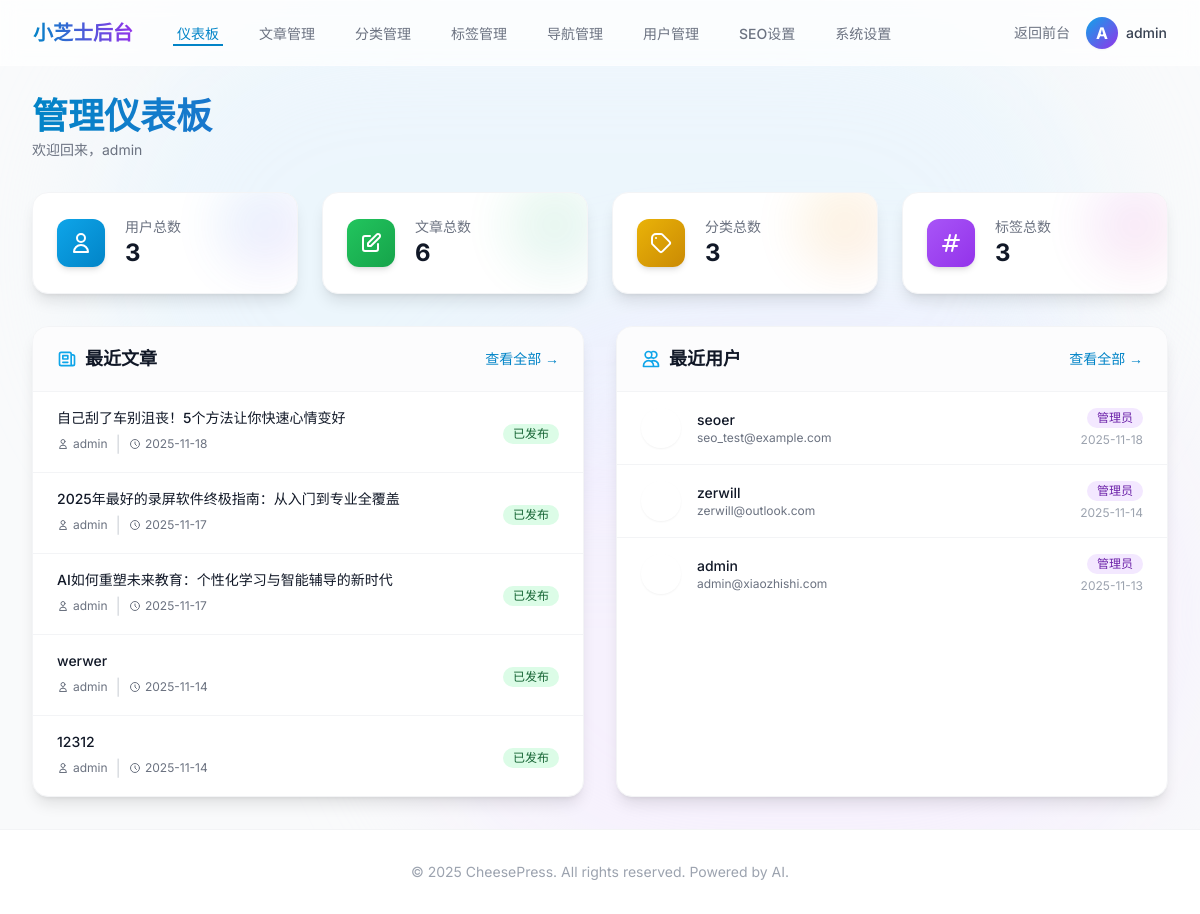
The page /admin/ (signed in) on the database as committed earlier.
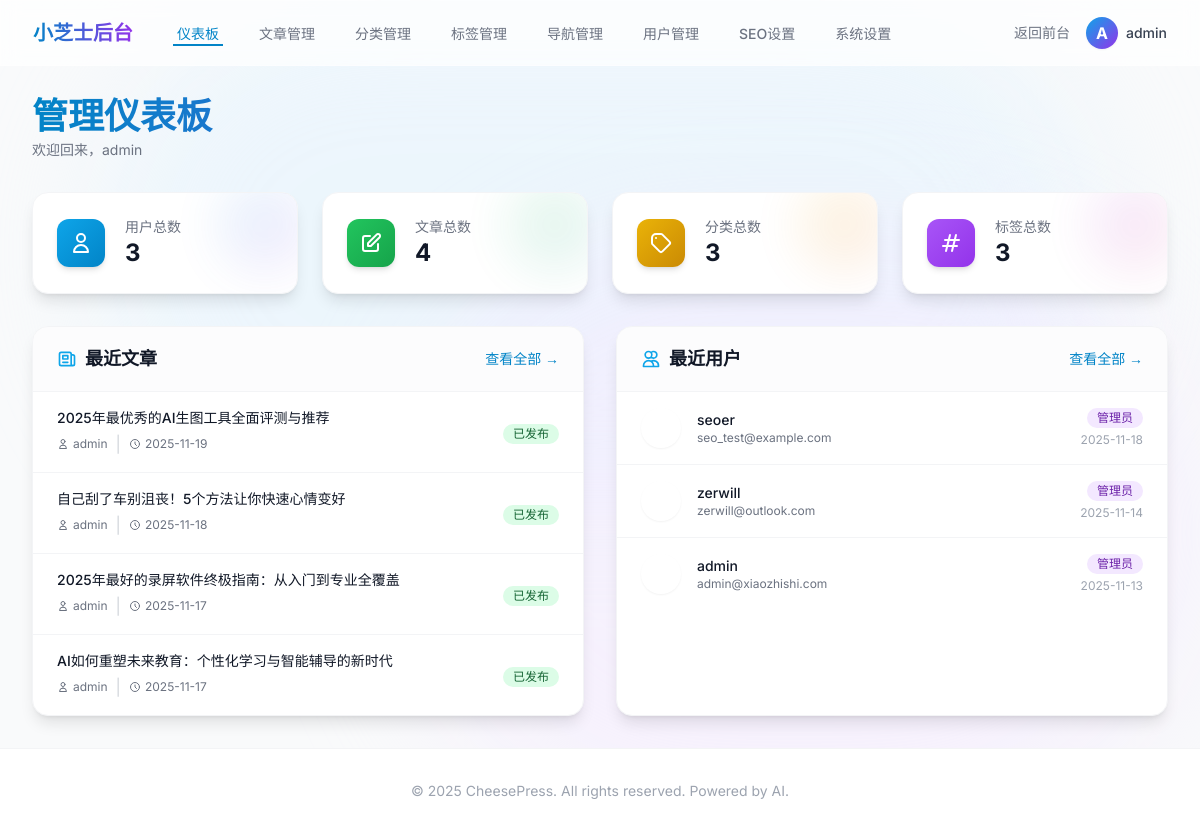
The same page on the database as committed later.
### app/models/__init__.py (models this page shows, shortened)
class Post(db.Model):
    __tablename__ = 'posts'
    id = db.Column(db.Integer, primary_key=True)
    title = db.Column(db.String(200), nullable=False)
    slug = db.Column(db.String(200), unique=True, nullable=False)
    content = db.Column(db.Text, nullable=False)
    excerpt = db.Column(db.Text, nullable=True)
    featured_image = db.Column(db.String(255), nullable=True)
    status = db.Column(db.String(20), default='draft')  # draft, published, archived
    view_count = db.Column(db.Integer, default=0)
    user_id = db.Column(db.Integer, db.ForeignKey('users.id'), nullable=False)
    category_id = db.Column(db.Integer, db.ForeignKey('categories.id'), nullable=True)
    published_at = db.Column(db.DateTime, nullable=True)
    created_at = db.Column(db.DateTime, default=datetime.utcnow)
    updated_at = db.Column(db.DateTime, default=datetime.utcnow, onupdate=datetime.utcnow)
    seo_title = db.Column(db.String(200), nullable=True)
    seo_description = db.Column(db.Text, nullable=True)
    seo_keywords = db.Column(db.Text, nullable=True)
    seo_og_image = db.Column(db.String(255), nullable=True)
    comments = db.relationship('Comment', backref='post', lazy=True)

class User(UserMixin, db.Model):
    __tablename__ = 'users'
    id = db.Column(db.Integer, primary_key=True)
    username = db.Column(db.String(80), unique=True, nullable=False)
    email = db.Column(db.String(120), unique=True, nullable=False)
    password_hash = db.Column(db.String(255), nullable=False)
    first_name = db.Column(db.String(50), nullable=True)
    last_name = db.Column(db.String(50), nullable=True)
    bio = db.Column(db.Text, nullable=True)
    avatar = db.Column(db.String(255), nullable=True)
    role = db.Column(db.String(20), default='user')  # user, editor, admin
    is_active = db.Column(db.Boolean, default=True)
    created_at = db.Column(db.DateTime, default=datetime.utcnow)
    updated_at = db.Column(db.DateTime, default=datetime.utcnow, onupdate=datetime.utcnow)
    posts = db.relationship('Post', backref='author', lazy=True, foreign_keys='Post.user_id')
    comments = db.relationship('Comment', backref='author', lazy=True, foreign_keys='Comment.user_id')

### app/admin/__init__.py (the view)
@bp.route('/')
def dashboard():
    user_count = User.query.count()
    post_count = Post.query.count()
    category_count = Category.query.count()
    tag_count = Tag.query.count()
    recent_posts = Post.query.order_by(Post.created_at.desc()).limit(5).all()
    recent_users = User.query.order_by(User.created_at.desc()).limit(5).all()
    return render_template('admin/dashboard.html',
                          user_count=user_count,
                          post_count=post_count,
                          category_count=category_count,
                          tag_count=tag_count,
                          recent_posts=recent_posts,
                          recent_users=recent_users)

### app/admin/__init__.py (called while the page is built)
@bp.before_request
@login_required
def check_admin():
    if current_user.role not in ['admin', 'editor']:
        flash('您没有权限访问管理后台', 'error')
        return redirect(url_for('main.index'))

### app/utils/seo.py (called while the page is built)
def get_seo_settings():
    return SeoSetting.query.first()

def register_seo_functions(app):
    @app.context_processor
    def inject_seo_functions():
        return dict(
            get_post_seo_data=get_post_seo_data,
            get_category_seo_data=get_category_seo_data,
            get_search_seo_data=get_search_seo_data,
            generate_meta_tags=generate_meta_tags
        )

### app/templates/admin/dashboard.html (shortened to what the changed rows need)
{% extends "admin/base.html" %}
{% block content %}
<div class="animate-fade-in">
    <div class="md:flex md:items-center md:justify-between mb-8">
        <div class="flex-1 min-w-0">
            <h2
                class="text-3xl font-bold leading-7 text-transparent bg-clip-text bg-gradient-to-r from-primary-600 to-purple-600 sm:text-4xl sm:truncate">
            </h2>
            <p class="mt-1 text-sm text-gray-500">欢迎回来，{{ current_user.username }}</p>
        </div>
    </div>
    <div class="grid grid-cols-1 gap-6 sm:grid-cols-2 lg:grid-cols-4 mb-8">
        <div class="bg-white overflow-hidden shadow-lg rounded-2xl hover-lift border border-gray-100 relative group">
            <div class="px-4 py-5 sm:p-6 relative z-10">
                <div class="flex items-center">
                    <div class="ml-5 w-0 flex-1">
                        <dl>
                            <dd class="flex items-baseline">
                                <div class="text-2xl font-bold text-gray-900">{{ post_count }}</div>
                            </dd>
                        </dl>
                    </div>
                </div>
            </div>
        </div>
    </div>
    <div class="grid grid-cols-1 gap-8 lg:grid-cols-2">
        <div class="bg-white shadow-lg rounded-2xl border border-gray-100 overflow-hidden">
            <div class="divide-y divide-gray-100">
                {% for post in recent_posts %}
                <div class="px-6 py-4 hover:bg-gray-50 transition-colors group">
                    <div class="flex items-center justify-between">
                        <div class="flex-1 min-w-0 pr-4">
                            <a href="{{ url_for('main.post_detail', slug=post.slug) }}"
                                class="block focus:outline-none">
                                <p
                                    class="text-sm font-medium text-gray-900 truncate group-hover:text-primary-600 transition-colors">
                                    {{ post.title }}</p>
                                <div class="flex items-center mt-1">
                                    <span class="text-xs text-gray-500 flex items-center">
                                        <svg class="h-3 w-3 mr-1" fill="none" viewBox="0 0 24 24" stroke="currentColor">
                                            <path stroke-linecap="round" stroke-linejoin="round" stroke-width="2"
                                                d="M16 7a4 4 0 11-8 0 4 4 0 018 0zM12 14a7 7 0 00-7 7h14a7 7 0 00-7-7z" />
                                        </svg>
                                        {{ post.author.username }}
                                    </span>
                                    <span class="mx-2 text-gray-300">|</span>
                                    <span class="text-xs text-gray-500 flex items-center">
                                        <svg class="h-3 w-3 mr-1" fill="none" viewBox="0 0 24 24" stroke="currentColor">
                                            <path stroke-linecap="round" stroke-linejoin="round" stroke-width="2"
                                                d="M12 8v4l3 3m6-3a9 9 0 11-18 0 9 9 0 0118 0z" />
                                        </svg>
                                        {{ post.created_at.strftime('%Y-%m-%d') }}
                                    </span>
                                </div>
                            </a>
                        </div>
                        <div>
                            <span
                                class="inline-flex items-center px-2.5 py-0.5 rounded-full text-xs font-medium {{ 'bg-green-100 text-green-800' if post.status == 'published' else 'bg-yellow-100 text-yellow-800' if post.status == 'draft' else 'bg-gray-100 text-gray-800' }}">
                                {{ '已发布' if post.status == 'published' else '草稿' if post.status == 'draft' else '已归档' }}
                            </span>
                        </div>
                    </div>
                </div>
                {% endfor %}
            </div>
        </div>
        <div class="bg-white shadow-lg rounded-2xl border border-gray-100 overflow-hidden">
            <div class="divide-y divide-gray-100">
                {% for user in recent_users %}
                <div class="px-6 py-4 hover:bg-gray-50 transition-colors">
                    <div class="flex items-center justify-between">
                        <div class="flex items-center">
                            <div
                                class="flex-shrink-0 h-10 w-10 rounded-full bg-gradient-to-br from-primary-400 to-purple-500 flex items-center justify-center text-white font-bold shadow-sm">
                            </div>
                            <div class="ml-4">
                                <div class="text-sm font-medium text-gray-900">{{ user.username }}</div>
                                <div class="text-xs text-gray-500">{{ user.email }}</div>
                            </div>
                        </div>
                        <div class="flex flex-col items-end">
                            <span
                                class="inline-flex items-center px-2.5 py-0.5 rounded-full text-xs font-medium {{ 'bg-purple-100 text-purple-800' if user.role == 'admin' else 'bg-blue-100 text-blue-800' }}">
                                {{ '管理员' if user.role == 'admin' else '用户' }}
                            </span>
                            <span class="text-xs text-gray-400 mt-1">{{ user.created_at.strftime('%Y-%m-%d') }}</span>
                        </div>
                    </div>
                </div>
                {% endfor %}
            </div>
        </div>
    </div>
</div>
{% endblock %}

### app/templates/admin/base.html (shortened to what the changed rows need)
<!DOCTYPE html>
<html lang="zh-CN">
<head>
    <script src="https://cdn.tailwindcss.com?plugins=typography,forms,line-clamp"></script>
    <link rel="stylesheet" href="{{ url_for('static', filename='css/style.css') }}">
</head>
<body class="bg-gray-50 font-sans text-gray-800 antialiased selection:bg-primary-500 selection:text-white">
    <nav class="fixed w-full z-50 top-0 transition-all duration-300 glass">
        <div class="max-w-7xl mx-auto px-4 sm:px-6 lg:px-8">
            <div class="flex justify-between h-16">
                <div class="flex items-center space-x-4">
                    <div class="relative group">
                        <button
                            class="flex items-center space-x-2 text-gray-700 hover:text-primary-600 transition-colors">
                            <div
                                class="w-8 h-8 rounded-full bg-gradient-to-br from-primary-500 to-purple-600 flex items-center justify-center text-white font-bold shadow-sm">
                                {{ current_user.username[0].upper() }}
                            </div>
                            <span class="text-sm font-medium">{{ current_user.username }}</span>
                        </button>
                    </div>
                </div>
            </div>
        </div>
    </nav>
    <div class="min-h-screen flex flex-col pt-16">
        <main class="flex-1 py-8">
            <div class="max-w-7xl mx-auto px-4 sm:px-6 lg:px-8">
                {% block content %}{% endblock %}
            </div>
        </main>
</body>
</html>

Rows that differ between the two databases and show on the page:
removed Post: title "werwer", author.username "admin", created_at "2025-11-14", status "已发布"
removed Post: title "12312", author.username "admin", created_at "2025-11-14", status "已发布"
added Post: title "2025年最优秀的AI生图工具全面评测与推荐", author.username "admin", created_at "2025-11-19", status "已发布"
Other text that changed with them:
{{ post_count }}: "6" → "4"
